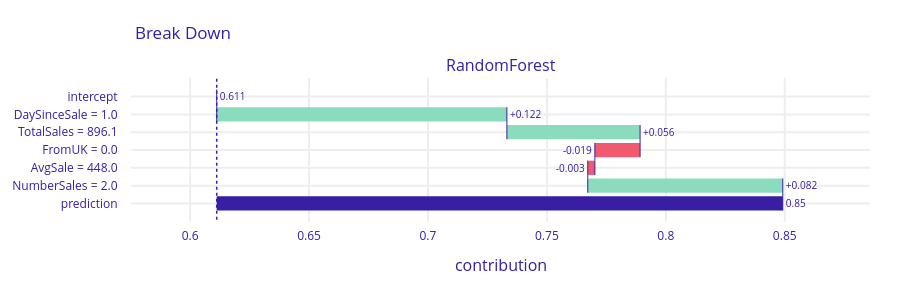

Notebook code cell kept with this figure:
### Code cell
explicador.predict_parts(X.loc[1], type='break_down').plot()
print(y[1])

### Figure 1 — Plotly figure (JSON) as saved in the notebook; plotly's stock layout.template omitted (floating-point values rounded to 4 significant figures)
{"data": [{"base": 0.6112, "connector": {"line": {"color": "#371ea3", "dash": "solid", "width": 1}, "mode": "spanning"}, "decreasing": {"marker": {"color": "#f05a71"}}, "hoverinfo": "text+delta", "hoverlabel": {"bgcolor": "rgba(0,0,0,0.8)"}, "hovertext": ["Average response: 0.611<br>Prediction: 0.85", "DaySinceSale = 1.0<br>increases average response by", "TotalSales = 896.1<br>increases average response by", "FromUK = 0.0<br>decreases average response by", "AvgSale = 448.0<br>decreases average response by", "NumberSales = 2.0<br>increases average response by", "Average response: 0.611<br>Prediction: 0.85"], "increasing": {"marker": {"color": "#8bdcbe"}}, "measure": ["relative", "relative", "relative", "relative", "relative", "relative", "total"], "orientation": "h", "showlegend": false, "text": ["0.611", "+0.122", "+0.056", "-0.019", "-0.003", "+0.082", "0.85"], "textposition": "outside", "totals": {"marker": {"color": "#371ea3"}}, "type": "waterfall", "x": [0, 0.122, 0.056, -0.019, -0.003, 0.082, 0.238], "xaxis": "x", "y": ["intercept", "DaySinceSale = 1.0", "TotalSales = 896.1", "FromUK = 0.0", "AvgSale = 448.0", "NumberSales = 2.0", "prediction"], "yaxis": "y"}], "layout": {"annotations": [{"font": {"size": 16}, "showarrow": false, "text": "RandomForest", "x": 0.5, "xanchor": "center", "xref": "paper", "y": 1, "yanchor": "bottom", "yref": "paper"}, {"font": {"size": 16}, "showarrow": false, "text": "contribution", "x": 0.5, "xanchor": "center", "xref": "paper", "y": 0, "yanchor": "top", "yref": "paper", "yshift": -30}], "font": {"color": "#371ea3"}, "height": 293, "margin": {"b": 71, "r": 30, "t": 78}, "shapes": [{"line": {"color": "#371ea3", "dash": "dot", "width": 1.5}, "type": "line", "x0": 0.6112, "x1": 0.6112, "xref": "x", "y0": -1, "y1": 7, "yref": "y"}], "title": {"text": "Break Down", "x": 0.15}, "xaxis": {"anchor": "y", "automargin": true, "domain": [0, 1], "fixedrange": true, "gridwidth": 2, "range": [0.5751, 0.8859], "tickcolor": "white", "ticklen": 3, "ticks": "outside", "type": "linear", "zeroline": false}, "yaxis": {"anchor": "x", "automargin": true, "autorange": "reversed", "domain": [0, 1], "fixedrange": true, "gridwidth": 2, "tickcolor": "white", "ticklen": 10, "ticks": "outside", "type": "category"}}}
